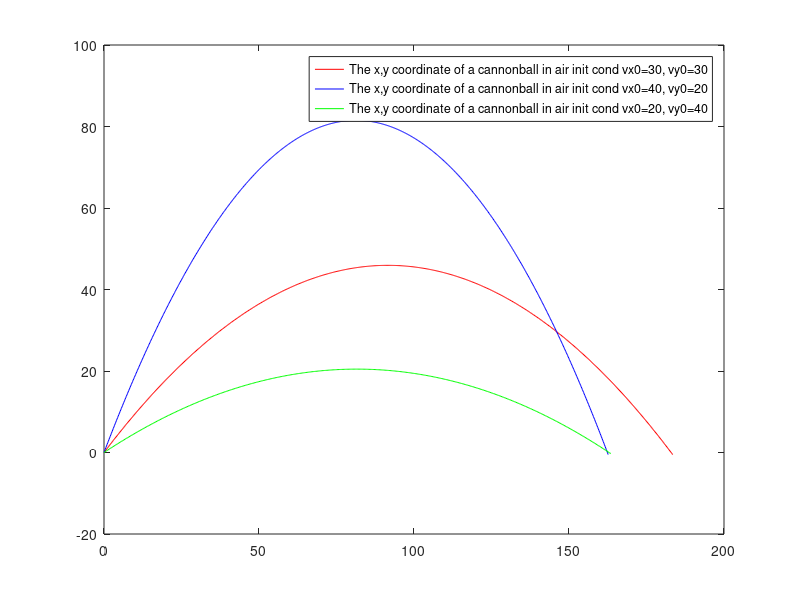

MATLAB code for this plot:
%Spencer Krum
%PH 322 problem 2_9
%to solve a  cannon shot through air
%general form of euler Val(t + dt) = val(T) + dval(t) * dt

%solve numerically
%and reproduce fig 2.5

clear
close all

fprintf('%s', 'Launching a Cannon ball with air resistance') 

%setup consts
a = 6.5e-3
To = 25
alpha = 2.5


%b2 = b2/m
b2 = 4e-5



%setup time domain
dt = .01;
t1 = 0;
t2 = 12;
t = t1:dt:t2;

%initial speed is composed of vx and vy initial
x(1) = 0;
vx(1) = 30;
vy(1) = 30;
y(1) = 0;
v(1) = sqrt((vx(1)).^2 + (vy(1)).^2);
g = 9.8

%for loop three times
for k=1:length(t)-1,
    b2 = 4e-5;
    po = 1;
    p = po *(1 - a * y(k) / To).^alpha;
    b2 = b2 * p/po;
    v(k) = sqrt((vx(k)).^2 + (vy(k)).^2);

    x(k + 1) = x(k) + vx(k) * dt;
    vx(k +1) = vx(k) + - b2 * v(k) * vx(k) *dt;
    y(k + 1) = y(k) + vy(k) * dt;
    vy(k +1) = vy(k) + - b2 * v(k) * vy(k) *dt - g*dt;
    fprintf('T:\t%f\tV:\t%f\n', t(k),v(k))
    if length(y) > 100
        if y(k) < 0
            break
        end
    end

end

x1(1) = 0;
vx1(1) = 20;
vy1(1) = 40;
y1(1) = 0;
v(1) = sqrt((vx1(1)).^2 + (vy1(1)).^2);
g = 9.8

for k=1:length(t)-1,
    b2 = 4e-5;
    po = 1;
    p = po *(1 - a * y1(k) / To).^alpha;
    b2 = b2 * p/po;
    v(k) = sqrt((vx1(k)).^2 + (vy1(k)).^2);

    x1(k + 1) = x1(k) + vx1(k) * dt;
    vx1(k +1) = vx1(k) + - b2 * v(k) * vx1(k) *dt;
    y1(k + 1) = y1(k) + vy1(k) * dt;
    vy1(k +1) = vy1(k) + - b2 * v(k) * vy1(k) *dt - g*dt;
    fprintf('T:\t%f\tV:\t%f\n', t(k),v(k))
    if length(y1) > 100 && y1(k) < 0
        break
    end

end

x2(1) = 0;
vx2(1) = 40;
vy2(1) = 20;
y2(1) = 0;
v(1) = sqrt((vx2(1)).^2 + (vy2(1)).^2);
g = 9.8

for k=1:length(t)-1,
    b2 = 4e-5;
    po = 1;
    p = po *(1 - a * y2(k) / To).^alpha;
    b2 = b2 * p/po;
    v(k) = sqrt((vx2(k)).^2 + (vy2(k)).^2);

    x2(k + 1) = x2(k) + vx2(k) * dt;
    vx2(k +1) = vx2(k) + - b2 * v(k) * vx2(k) *dt;
    y2(k + 1) = y2(k) + vy2(k) * dt;
    vy2(k +1) = vy2(k) + - b2 * v(k) * vy2(k) *dt - g*dt;
    fprintf('T:\t%f\tV:\t%f\n', t(k),v(k))
    if length(y2) > 100 && y2(k) < 0
        break
    end

end

plot(x,y, 'r', x1,y1,'b', x2,y2,'g')
%plot(x,y, 'r')
legend('The x,y coordinate of a cannonball in air init cond vx0=30, vy0=30','The x,y coordinate of a cannonball in air init cond vx0=40, vy0=20','The x,y coordinate of a cannonball in air init cond vx0=20, vy0=40')
pause()
